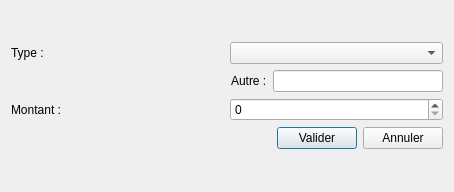
<?xml version="1.0" encoding="UTF-8"?>
<ui version="4.0">
 <class>AjouterPaiment</class>
 <widget class="QDialog" name="AjouterPaiment">
  <property name="geometry">
   <rect>
    <x>0</x>
    <y>0</y>
    <width>454</width>
    <height>192</height>
   </rect>
  </property>
  <property name="windowTitle">
   <string>Dialog</string>
  </property>
  <layout class="QGridLayout" name="gridLayout">
   <item row="0" column="0">
    <layout class="QVBoxLayout" name="verticalLayout">
     <item>
      <layout class="QHBoxLayout" name="horizontalLayout_4">
       <item>
        <widget class="QLabel" name="label">
         <property name="text">
          <string>Type : </string>
         </property>
        </widget>
       </item>
       <item>
        <widget class="QComboBox" name="comboBox"/>
       </item>
      </layout>
     </item>
     <item>
      <layout class="QHBoxLayout" name="horizontalLayout_2">
       <item>
        <spacer name="horizontalSpacer_2">
         <property name="orientation">
          <enum>Qt::Horizontal</enum>
         </property>
         <property name="sizeHint" stdset="0">
          <size>
           <width>40</width>
           <height>20</height>
          </size>
         </property>
        </spacer>
       </item>
       <item>
        <widget class="QLabel" name="label_3">
         <property name="text">
          <string>Autre :</string>
         </property>
        </widget>
       </item>
       <item>
        <widget class="QLineEdit" name="lineEdit">
         <property name="minimumSize">
          <size>
           <width>170</width>
           <height>0</height>
          </size>
         </property>
         <property name="maximumSize">
          <size>
           <width>170</width>
           <height>16777215</height>
          </size>
         </property>
        </widget>
       </item>
      </layout>
     </item>
     <item>
      <layout class="QHBoxLayout" name="horizontalLayout_3">
       <item>
        <widget class="QLabel" name="label_2">
         <property name="text">
          <string>Montant :</string>
         </property>
        </widget>
       </item>
       <item>
        <widget class="QSpinBox" name="spinBox"/>
       </item>
      </layout>
     </item>
     <item>
      <layout class="QHBoxLayout" name="horizontalLayout">
       <item>
        <spacer name="horizontalSpacer">
         <property name="orientation">
          <enum>Qt::Horizontal</enum>
         </property>
         <property name="sizeHint" stdset="0">
          <size>
           <width>40</width>
           <height>20</height>
          </size>
         </property>
        </spacer>
       </item>
       <item>
        <widget class="QPushButton" name="pushButton">
         <property name="text">
          <string>Valider</string>
         </property>
        </widget>
       </item>
       <item>
        <widget class="QPushButton" name="pushButton_2">
         <property name="text">
          <string>Annuler</string>
         </property>
        </widget>
       </item>
      </layout>
     </item>
    </layout>
   </item>
  </layout>
 </widget>
 <resources/>
 <connections/>
</ui>
